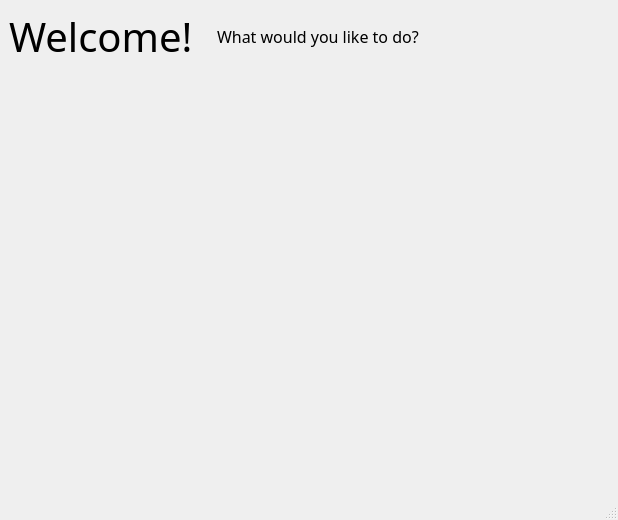
<?xml version="1.0" encoding="UTF-8"?>
<ui version="4.0">
 <class>main</class>
 <widget class="QMainWindow" name="main">
  <property name="geometry">
   <rect>
    <x>0</x>
    <y>0</y>
    <width>618</width>
    <height>520</height>
   </rect>
  </property>
  <property name="sizePolicy">
   <sizepolicy hsizetype="Fixed" vsizetype="Fixed">
    <horstretch>0</horstretch>
    <verstretch>0</verstretch>
   </sizepolicy>
  </property>
  <property name="font">
   <font>
    <family>Avenir</family>
    <pointsize>12</pointsize>
   </font>
  </property>
  <property name="windowTitle">
   <string>Recetario</string>
  </property>
  <widget class="QWidget" name="centralwidget">
   <widget class="QWidget" name="wi_output" native="true">
    <property name="geometry">
     <rect>
      <x>0</x>
      <y>0</y>
      <width>651</width>
      <height>251</height>
     </rect>
    </property>
    <layout class="QFormLayout" name="formLayout">
     <item row="0" column="0">
      <widget class="QWidget" name="wi_title" native="true">
       <layout class="QVBoxLayout" name="verticalLayout">
        <item>
         <widget class="QLabel" name="la_title">
          <property name="font">
           <font>
            <family>Avenir</family>
            <pointsize>30</pointsize>
           </font>
          </property>
          <property name="text">
           <string>Welcome!</string>
          </property>
         </widget>
        </item>
       </layout>
      </widget>
     </item>
     <item row="0" column="1">
      <widget class="QWidget" name="wi_subtitle" native="true">
       <layout class="QVBoxLayout" name="verticalLayout_2">
        <item>
         <widget class="QLabel" name="la_subtitle">
          <property name="text">
           <string>What would you like to do?</string>
          </property>
         </widget>
        </item>
       </layout>
      </widget>
     </item>
    </layout>
   </widget>
  </widget>
  <widget class="QMenuBar" name="menubar">
   <property name="geometry">
    <rect>
     <x>0</x>
     <y>0</y>
     <width>618</width>
     <height>36</height>
    </rect>
   </property>
  </widget>
  <widget class="QStatusBar" name="statusbar"/>
 </widget>
 <resources/>
 <connections/>
</ui>
